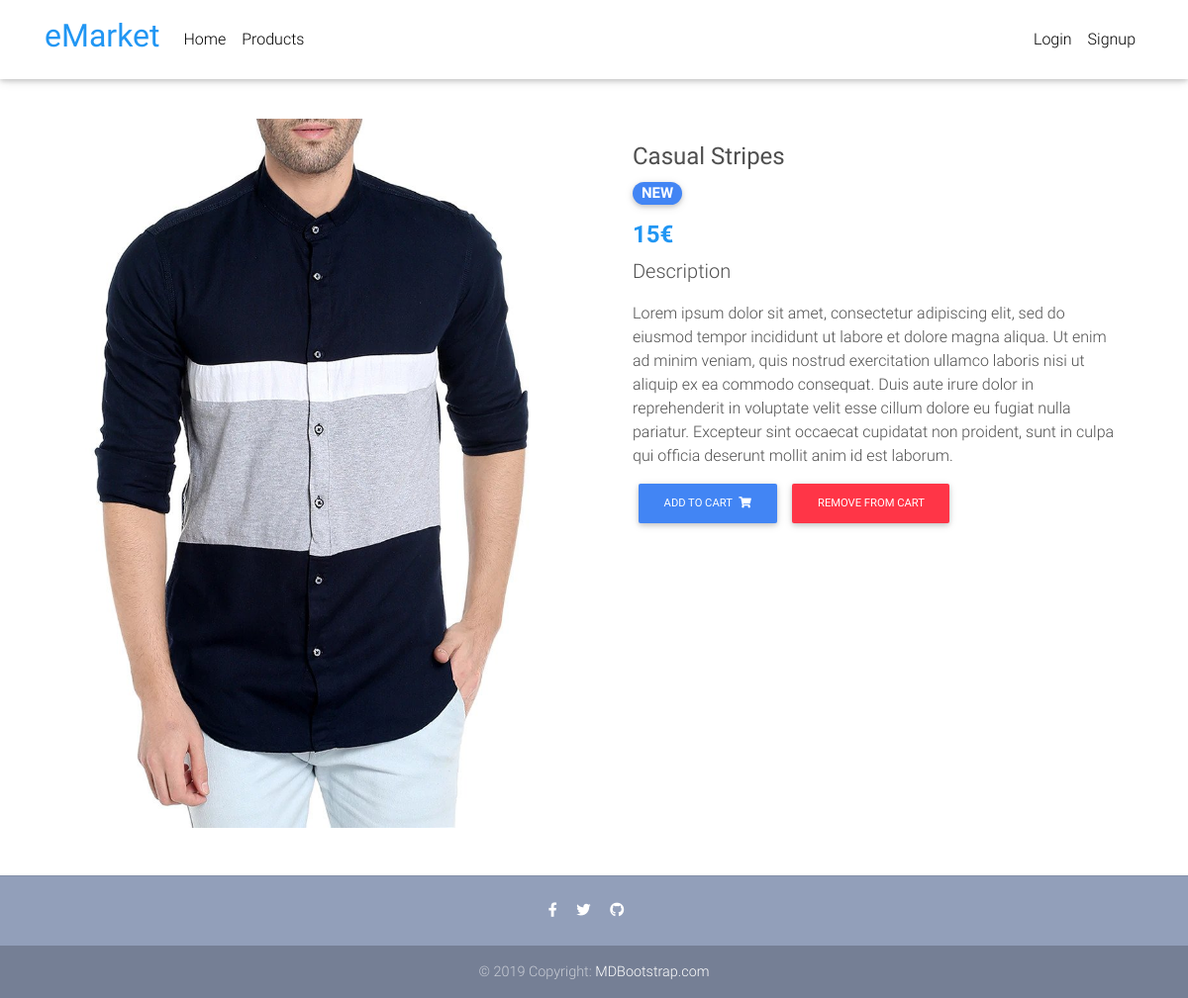
/product/ESAPC-1/, run on the app's committed database.
### products/models.py (models this page shows, shortened)
class Item(models.Model):
    title = models.CharField(max_length=100)
    slug = models.SlugField()
    category = models.ManyToManyField(Category)
    label = models.CharField(choices=LABEL_CHOICES, blank=True, null=True, max_length=1)
    price = models.IntegerField()
    discount = models.IntegerField(blank=True, null=True)
    description = models.TextField()
    def get_absolute_url(self):
        return reverse("products:product", kwargs={
            "slug": self.slug
        })
    def get_add_to_cart_url(self):
        return reverse("products:add-to-cart", kwargs={
            "slug": self.slug
        })
    def get_remove_from_cart_url(self):
        return reverse("products:remove-from-cart", kwargs={
            "slug": self.slug
        })

### products/views.py (the view)
# urls.py: path('product/<slug>/', views.ItemDetailView.as_view(), name='product'),
class ItemDetailView(DetailView):
    model = Item
    template_name = "product.html"

### products/templates/product.html (shortened to what this page needs)
{% load static %}
{% load i18n %}
{% load cart_count_tag %}
<!DOCTYPE html>
<html lang="en">
<head>
  <link rel="stylesheet" href="https://use.fontawesome.com/releases/v5.11.2/css/all.css">
  <link href="{% static 'css/bootstrap.min.css' %}" rel="stylesheet">
  <link href="{% static 'css/mdb.min.css' %}" rel="stylesheet">
  <link href="{% static 'css/style.min.css' %}" rel="stylesheet">
</head>
<body>
  <nav class="navbar fixed-top navbar-expand-lg navbar-light white scrolling-navbar">
    <div class="container">
      <a class="navbar-brand waves-effect" class="nav-link waves-effect" href="/..">
        <h2><strong class="blue-text">eMarket</strong></h2>
      </a>
      <div class="collapse navbar-collapse" id="navbarSupportedContent">
        <ul class="navbar-nav mr-auto">
          <li class="nav-item">
            <a class="nav-link waves-effect" href="/..">{% trans "Home" %}
            </a>
          </li>
          <li class="nav-item">
            <a class="nav-link waves-effect" href="/../product-list/">{% trans "Products" %}
            </a>
          </li>
        </ul>
        <ul class="navbar-nav nav-flex-icons">
          {% if request.user.is_authenticated %}
          <li class="nav-item">
            <p style="margin-top: 8px; margin-right: 15px;">{% trans "Welcome back" %} {{ request.user|title }}!</p>
          </li>
          <li class="nav-item">
            <a href="/order-summary/" class="nav-link waves-effect">
              <span class="badge red z-depth-1 mr-1"> {{ request.user|cart_item_count }} </span>
              <i class="fas fa-shopping-cart"></i>
              <span class="clearfix d-none d-sm-inline-block"> {% trans "Cart" %} </span>
            </a>
          </li>
          <li class="nav-item">
            <a class="nav-link waves-effect" href="{% url 'account_logout' %}">
              <span class="clearfix d-none d-sm-inline-block"> {% trans "Logout" %} </span>
            </a>
          </li>
          {% else %}
          <li class="nav-item">
            <a class="nav-link waves-effect" href="{% url 'account_login' %}">
              <span class="clearfix d-none d-sm-inline-block"> {% trans "Login" %} </span>
            </a>
          </li>
          <li class="nav-item">
            <a class="nav-link waves-effect" href="{% url 'account_signup' %}">
              <span class="clearfix d-none d-sm-inline-block"> {% trans "Signup" %} </span>
            </a>
          </li>
          {% endif %}
        </ul>
      </div>
    </div>
  </nav>
  <main class="mt-5 pt-4">
    <div class="container dark-grey-text mt-5">
      <div class="row wow fadeIn">
        <div class="col-md-6 mb-4">
          {% with 'img/merchandise/'|add:item.title|add:'.jpg' as image_static %}
            <img src="{% static image_static %}" class="card-img-top" alt="">
          {% endwith %}
        </div>
        <div class="col-md-6 mb-4">
          <div class="p-4">
            <div class="mb-3">
              <h4>
                <strong>
                  <a href="{{ item.get_absolute_url }}" class="dark-grey-text">{{ item.title }}</a>
                </strong>
              </h4>
              <a href="" class="grey-text">
                <h5>
                  <strong>
                    {% if item.get_label_display == "primary" %}
                      <span class="badge badge-pill {{ item.get_label_display }}-color">{% trans "NEW" %}</span>
                    {% elif item.get_label_display == "danger" %}
                      <span class="badge badge-pill {{ item.get_label_display }}-color">{% trans "HOT" %}</span>
                    {% endif %}
                  </strong>
                </h5>
              </a>
            </div>
            <h4 class="font-weight-bold blue-text">
              {% if item.discount != null %}
                <strong>{{ item.discount }}€</strong>
                <span class="mr-1">
                  <del style="color:gray;">{{ item.price }}€</del>
                </span>
              {% else %}
                <strong>{{ item.price }}€</strong>
              {% endif %}
            </h4>
            <p class="lead">{% trans "Description" %}</p>
            <p>{{ object.description }}</p>
            <a href="{{ object.get_add_to_cart_url }}" class="btn btn-primary btn-md my-0 p">{% trans "Add to cart" %}
              <i class="fas fa-shopping-cart ml-1"></i>
            </a>
            <a href="{{ object.get_remove_from_cart_url }}" class="btn btn-danger btn-md my-0 p">{% trans "Remove from cart" %}</a>
          </div>
        </div>
      </div>
    </div>
  </main>
  <footer class="page-footer text-center font-small mt-4 wow fadeIn">
    <hr class="my-4">
    <div class="pb-4">
      <a href="https://www.facebook.com/tony.prapas/" target="_blank">
        <i class="fab fa-facebook-f mr-3"></i>
      </a>
      <a href="https://twitter.com/TonyPr99" target="_blank">
        <i class="fab fa-twitter mr-3"></i>
      </a>
      <a href="https://github.com/PrapasAntonis99/eShop" target="_blank">
        <i class="fab fa-github mr-3"></i>
      </a>
    </div>
    <div class="footer-copyright py-3">
      © 2019 Copyright:
      <a href="https://mdbootstrap.com/education/bootstrap/" target="_blank"> MDBootstrap.com </a>
    </div>
  </footer>
</body>
</html>

### data on the page
Item: title "Casual Stripes", price "15", description "Lorem ipsum dolor sit amet, consectetur adipiscing elit, sed do eiusmod tempor incididunt ut labore et dolore magna aliqua. Ut enim ad minim veniam, quis nostrud exercitation ullamco laboris nisi ut aliquip ex ea commodo consequat. Duis aute irure dolor in reprehenderit in voluptate velit esse cillum dolore eu fugiat nulla pariatur. Excepteur sint occaecat cupidatat non proident, sunt in culpa qui officia deserunt mollit anim id est laborum."
